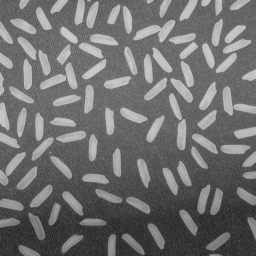
#> input picture images/rice.png, 256 x 256 px
$ jupyter execute q10_bilateral_filtering.ipynb   (shell and % lines are left out)
#> lines starting #> are read from the running program, lines starting #| are printed output that depends on the picture
# Question 10 — Bilateral Filtering
- (a) Manual bilateral filter implementation
- (b) Gaussian smoothing using cv.GaussianBlur()
- (c) Bilateral filtering using cv.bilateralFilter()
- (d) Compare manual vs OpenCV bilateral

[cell 1]
import cv2 as cv
import numpy as np
import matplotlib.pyplot as plt

def show_gray(img, title=''):
    plt.figure(figsize=(5, 5))
    plt.imshow(img, cmap='gray', vmin=0, vmax=255)
    plt.title(title)
    plt.axis('off')
    plt.show()

[cell 2]
# Load rice image as grayscale
img = cv.imread('images/rice.png', cv.IMREAD_GRAYSCALE)
#> img is the input picture: shape (256, 256); min 40, max 204, mean 111.2
assert img is not None
show_gray(img, 'Original Rice Image')
print('Image shape:', img.shape)
#| Image shape: (256, 256)

## (a) Manual Bilateral Filter

The bilateral filter is an edge-preserving smoothing filter. Unlike Gaussian which only weights pixels by **spatial distance**, bilateral weights by both:

$$BF[I]_p = \frac{1}{W_p} \sum_{q \in S} G_{\sigma_s}(\|p-q\|) \cdot G_{\sigma_r}(|I_p - I_q|) \cdot I_q$$

- $G_{\sigma_s}$ — **spatial kernel**: pixels far away contribute less
- $G_{\sigma_r}$ — **range kernel**: pixels with very different intensity contribute less
- $W_p$ — normalization factor (sum of all weights)

This means pixels **across an edge** (large intensity difference) get near-zero weight, so edges are preserved.

[cell 3]
def bilateral_filter_manual(img, diameter, sigma_s, sigma_r):
    """
    Manual bilateral filter for grayscale images.

    Parameters
    ----------
    img      : np.ndarray  — grayscale input image
    diameter : int         — kernel diameter (must be odd)
    sigma_s  : float       — spatial standard deviation
    sigma_r  : float       — range (intensity) standard deviation
    """
#> called with diameter = 9, sigma_s = 21, sigma_r = 75
    img   = img.astype(np.float32)
    pad   = diameter // 2
    padded = cv.copyMakeBorder(img, pad, pad, pad, pad, cv.BORDER_REFLECT)
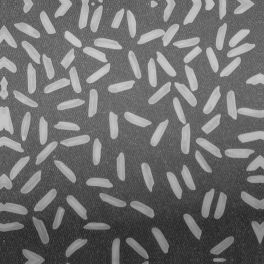
#> padded: shape (264, 264) float32; min 40, max 204, mean 110.8
    out   = np.zeros_like(img)

    # Spatial kernel — same for every pixel
    x, y  = np.mgrid[-pad:pad+1, -pad:pad+1]
    spatial = np.exp(-(x**2 + y**2) / (2 * sigma_s**2))

    for i in range(img.shape[0]):
        for j in range(img.shape[1]):
            region = padded[i:i+diameter, j:j+diameter]

            # Range kernel — depends on intensity difference from center pixel
            range_k = np.exp(-((region - img[i, j])**2) / (2 * sigma_r**2))

            weights = spatial * range_k
            weights /= weights.sum()          # normalize
            out[i, j] = np.sum(weights * region)
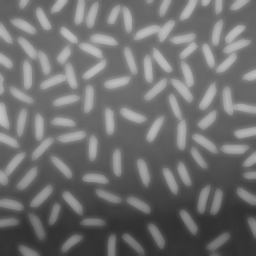
#> out: shape (256, 256) float32; min 48.14, max 196.9, mean 111

    return np.clip(out, 0, 255).astype(np.uint8)

print('Manual bilateral filter defined.')
print('Note: This runs pixel-by-pixel so may take a minute on large images.')

[cell 4]
# Parameters
diameter = 9
sigma_s  = 21    # spatial std — controls smoothing area
sigma_r  = 75    # range std   — controls edge sensitivity

# Run manual bilateral filter
# Downscale first for speed, then work on smaller image
img_small = cv.resize(img, (256, 256))
print('Running manual bilateral filter...')
manual_bilateral = bilateral_filter_manual(img_small, diameter, sigma_s, sigma_r)
print('Done!')
show_gray(manual_bilateral, 'Manual Bilateral Filter')

## (b) Gaussian Smoothing — cv.GaussianBlur()

[cell 5]
# (b) Gaussian smoothing — blurs everything including edges
gaussian = cv.GaussianBlur(img, (sigma_s, sigma_s), 0)
show_gray(gaussian, f'Gaussian Blur (kernel={sigma_s}×{sigma_s})')
cv.imwrite('outputs/q10b_gaussian.png', gaussian)
#> Out = True

## (c) Bilateral Filtering — cv.bilateralFilter()

[cell 6]
# (c) OpenCV bilateral filter
opencv_bilateral = cv.bilateralFilter(img, diameter, sigma_r, sigma_s)
show_gray(opencv_bilateral, f'OpenCV Bilateral (d={diameter}, σr={sigma_r}, σs={sigma_s})')
cv.imwrite('outputs/q10c_opencv_bilateral.png', opencv_bilateral)
#> Out = True

## (d) Full Comparison — All Methods

[cell 7]
# Resize all to same size for fair comparison display
h, w = img_small.shape
#> h = 256; w = 256
orig_s     = cv.resize(img,              (w, h))
gauss_s    = cv.resize(gaussian,         (w, h))
opencv_s   = cv.resize(opencv_bilateral, (w, h))

fig, axes = plt.subplots(1, 4, figsize=(22, 5))
for ax, im, t in zip(axes,
    [orig_s, gauss_s, opencv_s, manual_bilateral],
    ['Original', 'Gaussian', 'OpenCV Bilateral', 'Manual Bilateral']):
    ax.imshow(im, cmap='gray', vmin=0, vmax=255)
    ax.set_title(t); ax.axis('off')
#> this loop made 4 passes
#> t on passes 1 to 4: 'Original', 'Gaussian', 'OpenCV Bilateral', 'Manual Bilateral'
plt.tight_layout()
plt.savefig('outputs/q10_comparison.png', dpi=150, bbox_inches='tight')
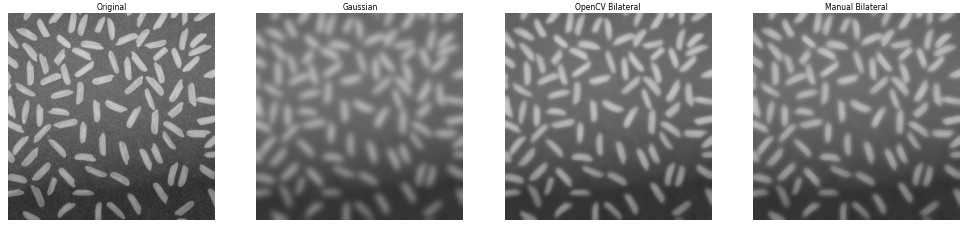
#> figure drawn by matplotlib, 4 panels
plt.show()

print('Key observations:')
print('  Gaussian      : smooths everything — rice grain edges are blurred')
print('  OpenCV bilateral : smooths background, preserves grain edges sharply')
print('  Manual bilateral : matches OpenCV result closely — minor differences')
print('                     due to border handling and floating-point rounding')

[cell 8]
# Pixel difference — manual vs OpenCV bilateral
diff = np.abs(manual_bilateral.astype(int) - opencv_s.astype(int))
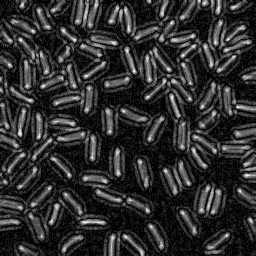
#> diff: shape (256, 256) int64; min 0, max 13, mean 2.37; drawn with min black and max white
print(f'Max pixel difference (manual vs OpenCV): {diff.max()}')
#| Max pixel difference (manual vs OpenCV): 13
print(f'Mean pixel difference                  : {diff.mean():.4f}')
#| Mean pixel difference                  : 2.3659

$ run again, with images/emma_noisy.png copied over images/rice.png
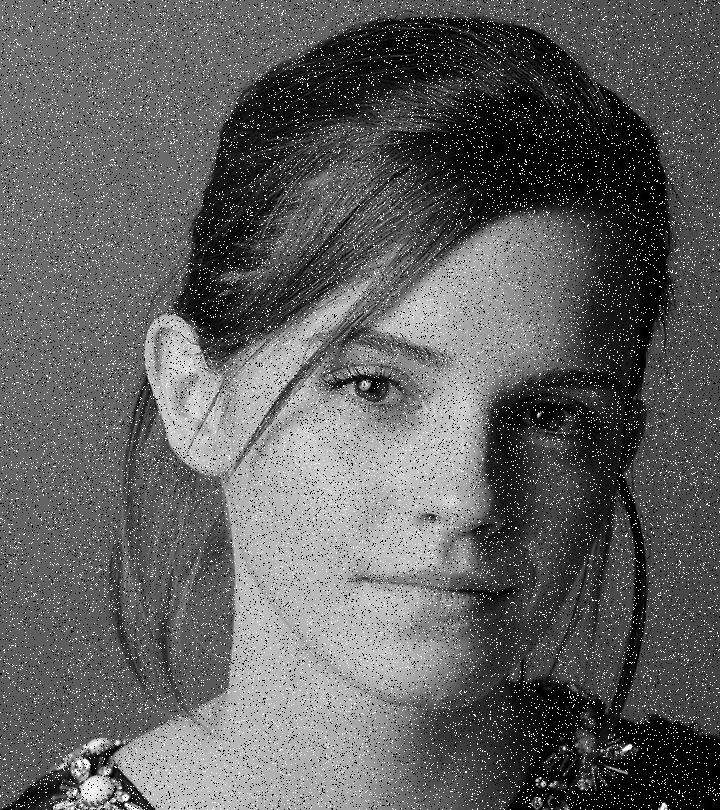
#> input picture images/emma_noisy.png, 720 x 810 px
#> img is the input picture: shape (810, 720); min 0, max 255, mean 95.9
#| Image shape: (810, 720)
#> img: shape (256, 256) float32
#> `cv.imwrite('outputs/q10b_gaussian.png', gaussian)`: Out = True
#> `opencv_s   = cv.resize(opencv_bilateral, (w, h))`:
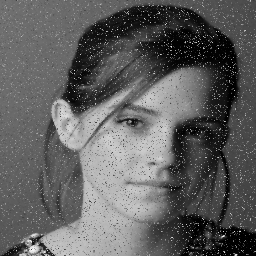
#> opencv_s: shape (256, 256); min 0, max 245, mean 94.8
#> the loop `for ax, im, t in zip(axes, [orig_s, gauss_s, opencv_s, manual_bilatera..` made 4 passes
#> t on passes 1 to 4: 'Original', 'Gaussian', 'OpenCV Bilateral', 'Manual Bilateral'
#> `diff = np.abs(manual_bilateral.astype(int) - opencv_s.astype(int))`:
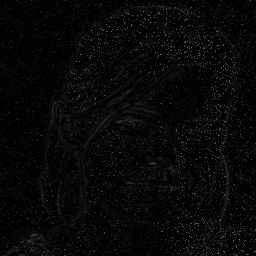
#> diff: shape (256, 256) int64; min 0, max 131, mean 8.3
#| Max pixel difference (manual vs OpenCV): 131
#| Mean pixel difference                  : 8.2513
